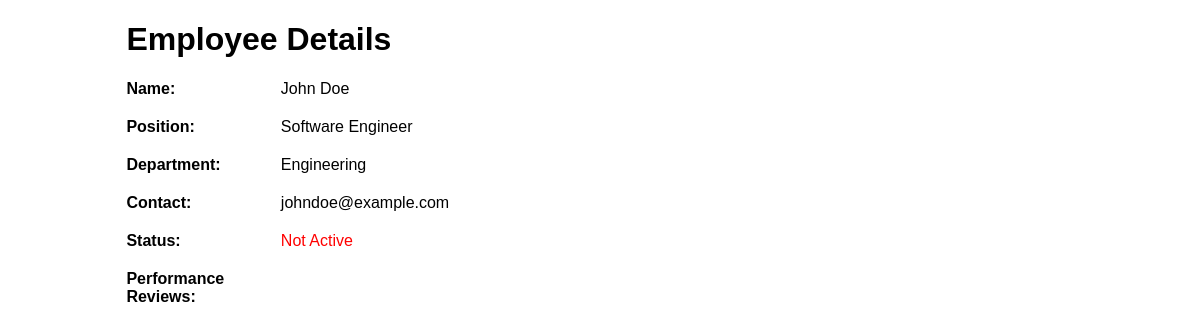
The page /employeeDetails.html?id=1 on the database as committed earlier.
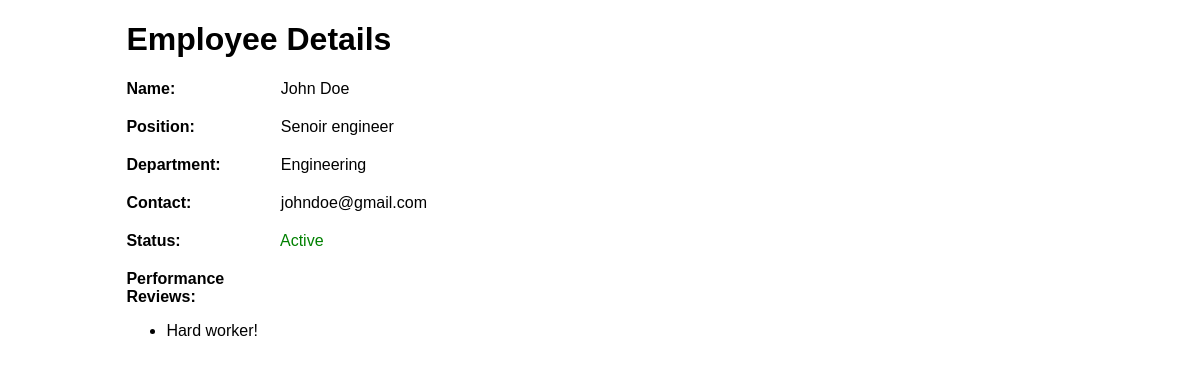
The same page on the database as committed later.
### tables this page shows
CREATE TABLE employees (
            id TEXT PRIMARY KEY,
            name TEXT NOT NULL,
            position TEXT NOT NULL,
            department TEXT NOT NULL,
            contact TEXT,
            active BOOLEAN NOT NULL,
            performance_reviews TEXT
        );

### app.py (the view)
@app.route("/employeeDetails.html")
def employee_details():
    employee_id = request.args.get('id')
    if not employee_id:
        return handle_invalid_data_response("Employee ID is required")
    is_valid, error = validate_employee_id(employee_id)
    if not is_valid:
        return handle_invalid_data_response(error)
    employee = get_employee_by_id(employee_id)
    if not employee:
        return jsonify({"status": "error", "message": "Employee not found"}), 404
    employee_data = dict(employee)
    employee_data['performance_reviews'] = json.loads(employee_data['performance_reviews'])
    return render_template('employeeDetails.html', employee=employee_data)

### app.py (called while the page is built)
def get_db_connection():
    conn = sqlite3.connect('employees.db')
    conn.row_factory = sqlite3.Row
    return conn

def validate_employee_id(employee_id):
    if not employee_id.isdigit():
        return False, "Employee ID must be an integer"
    return True, None

def get_employee_by_id(employee_id):
    conn = get_db_connection()
    employee = conn.execute('SELECT * FROM employees WHERE id = ?', (employee_id,)).fetchone()
    conn.close()
    return employee

### templates/employeeDetails.html (shortened to what this page needs)
<!DOCTYPE html>
<html lang="en">
<head>
</head>
<body>
    <div class="container">
        <h1>Employee Details</h1>
        <div class="employee-detail">
            <strong>Name:</strong> <span>{{ employee.name }}</span>
        </div>
        <div class="employee-detail">
            <strong>Position:</strong> <span>{{ employee.position }}</span>
        </div>
        <div class="employee-detail">
            <strong>Department:</strong> <span>{{ employee.department }}</span>
        </div>
        <div class="employee-detail">
            <strong>Contact:</strong> <span>{{ employee.contact }}</span>
        </div>
        <div class="employee-detail">
            <strong>Status:</strong>
            <span class="{{ 'status-active' if employee.active else 'status-inactive' }}">
                {{ 'Active' if employee.active else 'Not Active' }}
            </span>
        </div>
        <div class="employee-detail">
            <strong>Performance Reviews:</strong>
            <ul>
                {% for review in employee.performance_reviews %}
                    <li>{{ review }}</li>
                {% endfor %}
            </ul>
        </div>
    </div>
</body>
</html>

Rows that differ between the two databases and show on the page:
changed employees "John Doe": position "Software Engineer" → "Senoir engineer"; contact "johndoe@example.com" → "johndoe@gmail.com"; active "Not Active" → "Active"
Other text that changed with them:
new list line: "Hard worker!"
